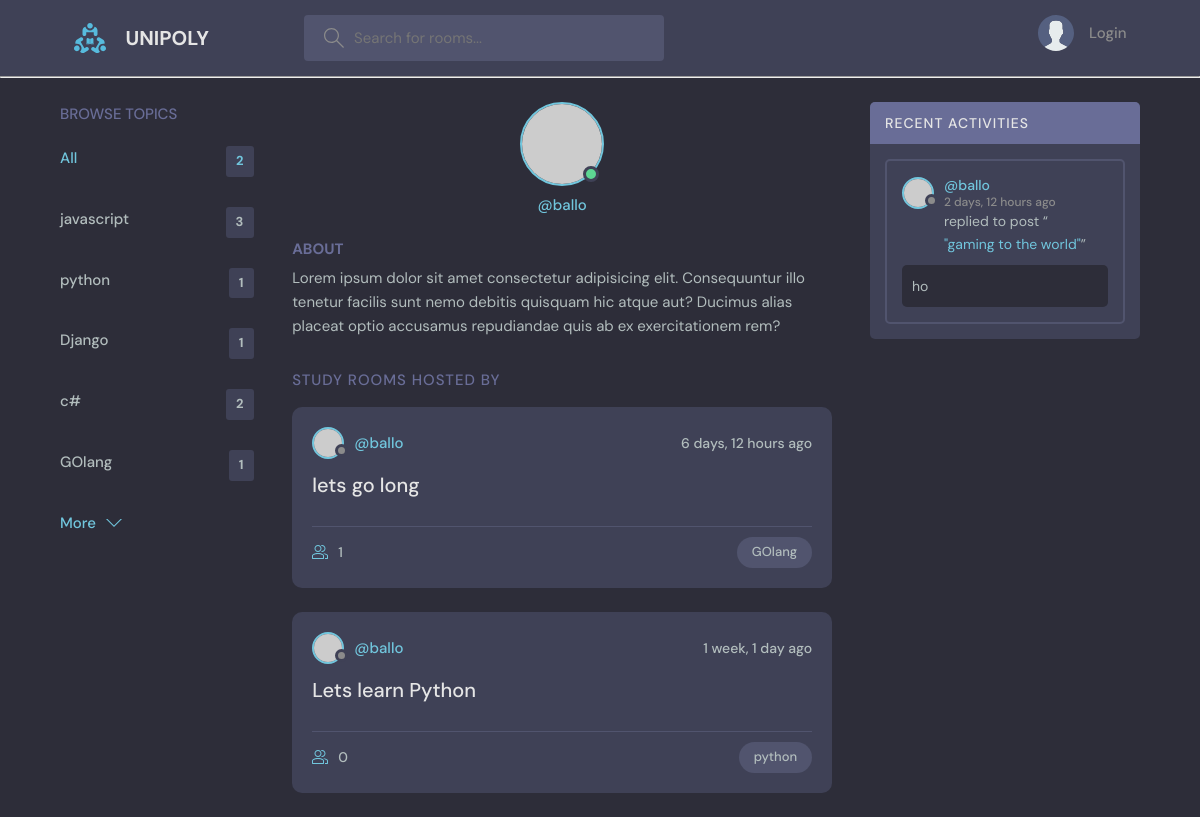
Page /user-profile/2/ on the earlier database version.
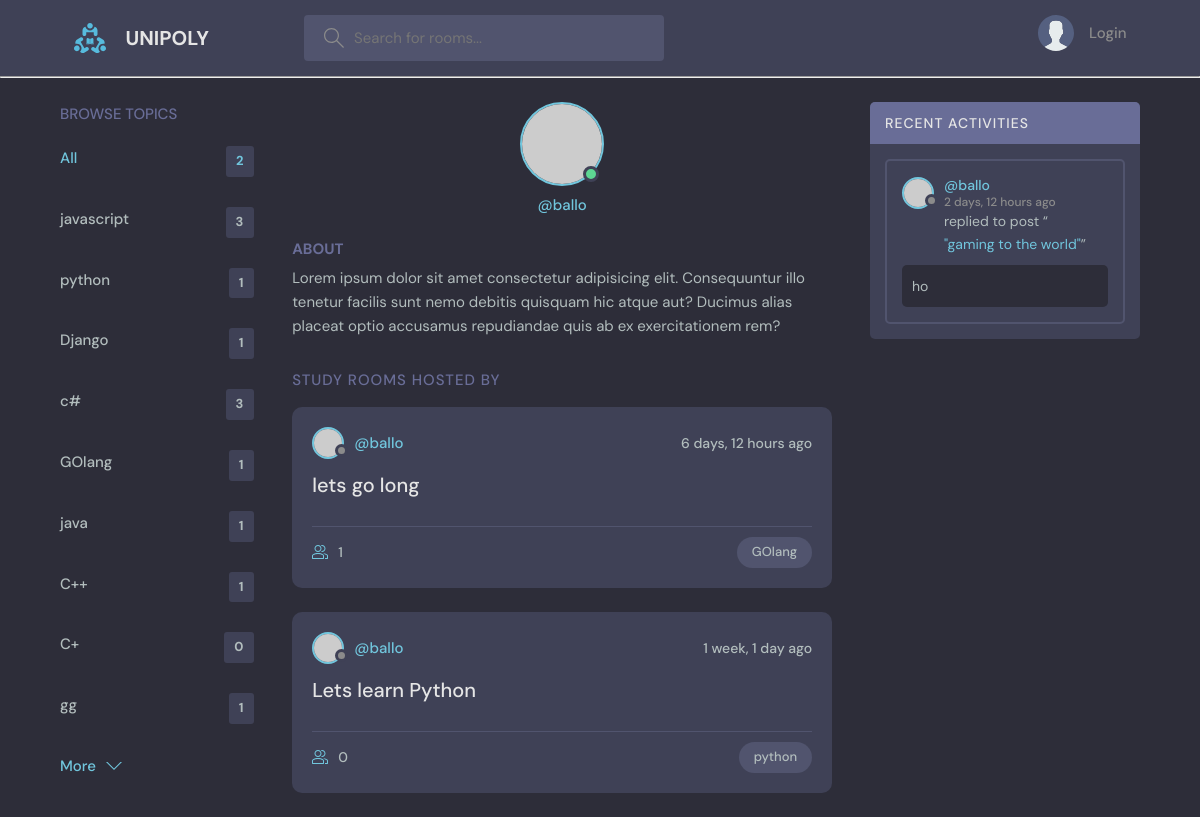
Same page on the later database version.
### base/models.py (models this page shows)
class Topic(models.Model):
    name = models.CharField(max_length=200)
    def __str__(self):
        return self.name

class Room(models.Model):
    host = models.ForeignKey(User, on_delete=models.SET_NULL, null=True)
    participants = models.ManyToManyField(User, related_name='participants', blank=True)
    topic = models.ForeignKey(Topic, on_delete=models.SET_NULL, null=True)
    name = models.CharField(max_length=200)
    description = models.TextField(null=True, blank=True)
    updated = models.DateTimeField(auto_now=True)
    created = models.DateTimeField(auto_now_add=True)
    class Meta:
        ordering = ["-updated", '-created']
    def __str__(self):
        return self.name

class Message(models.Model):
    user = models.ForeignKey(User, on_delete=models.CASCADE)
    room = models.ForeignKey(Room, on_delete=models.CASCADE)
    body = models.TextField(null=False)
    updated = models.DateTimeField(auto_now=True)
    created = models.DateTimeField(auto_now_add=True)
    class Meta:
        ordering = ["-updated", '-created']
    def __str__(self):
        return self.body[0:50]

### base/views.py (the view)
# urls.py: path('user-profile/<str:pk>/', views.userprofile, name = "userprofile"),
def userprofile(request, pk):
    user = User.objects.get(id=pk)
    rooms = user.room_set.all()
    room_messages = user.message_set.all()
    topics = Topic.objects.all()
    context = {"user": user, 'rooms': rooms, 'room_messages': room_messages, 'topics': topics}
    return render(request, "base/user_profile.html", context)

### base/templates/base/user_profile.html (shortened to what this page needs)
{% extends 'main.html' %}
{% block content %}
  <main class="profile-page layout layout--3">
    <div class="container">
        {% include "base/topics.html" %}
      <div class="roomList">
        <div class="profile">
          <div class="profile__avatar">
            <div class="avatar avatar--large active">
              <img src="https://randomuser.me/api/portraits/men/11.jpg" />
            </div>
          </div>
          <div class="profile__info">
            <p>@{{user.username}}</p>
          </div>
          <div class="profile__about">
            <h3>About</h3>
            <p>
              Lorem ipsum dolor sit amet consectetur adipisicing elit. Consequuntur illo tenetur
              facilis sunt nemo debitis quisquam hic atque aut? Ducimus alias placeat optio
              accusamus repudiandae quis ab ex exercitationem rem?
            </p>
          </div>
        </div>
        <div class="roomList__header">
          <div>
            <h2>Study Rooms Hosted by {{room.host}}</a>
            </h2>
          </div>
        </div>
        {% include "base/feed.html" %}
      </div>
        {% include "base/recent_activity.html" %}
    </div>
  </main>
{% endblock %}

### templates/main.html (shortened to what this page needs)
<!DOCTYPE html>
{% load static %}
<html lang="en">
  <head>
    <link rel="stylesheet" href="{% static 'styles/style.css' %}"/>
  </head>
  <body>
    {% include "nav_bar.html"%}
    {% block content %}
    {% endblock%}
  </body>
</html>

### templates/nav_bar.html (shortened to what this page needs)
{% load static %}
<header class="header header--loggedIn">
    <div class="container">
      <a href="{% url 'home' %}" class="header__logo">
        <img src="{% static 'images/logo.svg' %}" />
        <h1>UNIPOLY</h1>
      </a>
      <form class="header__search" method="GET" action="{% url 'home' %}">
        <label>
          <input name="q" placeholder="Search for rooms..." />
        </label>
      </form>
      <nav class="header__menu">
        {% if request.user.is_authenticated %}
        <div class="header__user">
          <a href="{% url 'userprofile' user.id %}">
            <div class="avatar avatar--medium active">
              <img src="https://randomuser.me/api/portraits/men/37.jpg" />
            </div>
            <p>{{request.user.username}} <span>@{{request.user.username}}</span></p>
          </a>
          <button class="dropdown-button">
            <svg version="1.1" xmlns="http://www.w3.org/2000/svg" width="32" height="32" viewBox="0 0 32 32">
              <title>chevron-down</title>
              <path d="M16 21l-13-13h-3l16 16 16-16h-3l-13 13z"></path>
            </svg>
          </button>
        </div>
        {% else %}
        <a href="{% url 'login'%}">
          <img src="{% static 'images/avatar.svg' %}" />
          <p>Login</p>
        </a>
        {% endif %}
      </nav>
    </div>
  </header>
<hr>

### base/templates/base/topics.html
<div class="topics">
    <div class="topics__header">
      <h2>Browse Topics</h2>
    </div>
    <ul class="topics__list">
      <li>
        <a href="{% url 'home' %}" class="active">All <span>{{rooms.count}}</span></a>
      </li>
      {% for topic in topics%}
      <li>
        <a href="{% url 'home' %}?q={{topic.name}}">{{topic.name}} <span>{{topic.room_set.all.count}}</span></a>
      </li>
      {% endfor %}
    </ul>
    <a class="btn btn--link" href="topics.html">
      More
      <svg version="1.1" xmlns="http://www.w3.org/2000/svg" width="32" height="32" viewBox="0 0 32 32">
        <title>chevron-down</title>
        <path d="M16 21l-13-13h-3l16 16 16-16h-3l-13 13z"></path>
      </svg>
    </a>
  </div>

### base/templates/base/feed.html (shortened to what this page needs)
{% for room in rooms %}
<div class="roomListRoom">
    <div class="roomListRoom__header">
      <a href="{% url 'userprofile' room.host.id %}" class="roomListRoom__author">
        <div class="avatar avatar--small">
          <img src="https://randomuser.me/api/portraits/women/11.jpg" />
        </div>
        <span>@{{room.host.username}}</span>
      </a>
      <div class="roomListRoom__actions">
        <span>{{room.created|timesince}} ago</span>
      </div>
    </div>
    <div class="roomListRoom__content">
      <a href="{% url 'room' room.id %}">{{room.name}}</a>
    </div>
    <div class="roomListRoom__meta">
      <a href="{% url 'room' room.id %}" class="roomListRoom__joined">
        {{room.participants.all.count}}
      </a>
      <p class="roomListRoom__topic">{{room.topic}}</p>
    </div>
  </div>
  {% endfor %}

### base/templates/base/recent_activity.html (shortened to what this page needs)
<div class="activities">
    <div class="activities__header">
      <h2>Recent Activities</h2>
    </div>
 {% for message in room_messages %}
    <div class="activities__box">
      <div class="activities__boxHeader roomListRoom__header">
        <a href="{% url 'userprofile' message.user.id %}" class="roomListRoom__author">
          <div class="avatar avatar--small">
            <img src="https://randomuser.me/api/portraits/women/11.jpg" />
          </div>
          <p>
            @{{message.user.username}}
            <span>{{message.created|timesince}} ago</span>
          </p>
        </a>
    </div>
      <div class="activities__boxContent">
        <p>replied to post “<a href="{% url 'room' message.room.id %}">"{{message.room}}"</a>”</p>
        <div class="activities__boxRoomContent">
          {{message}}
        </div>
      </div>
    </div>
{%endfor%}
  </div>

Differences in the rows shown:
computed for Topic (number 4 of 9 on the later page): room_set.all.count "2" → "3"
added Topic: name "java", room_set.all.count "1"
added Topic: name "C++", room_set.all.count "1"
added Topic: name "C+", room_set.all.count "0"
added Topic: name "gg", room_set.all.count "1"
